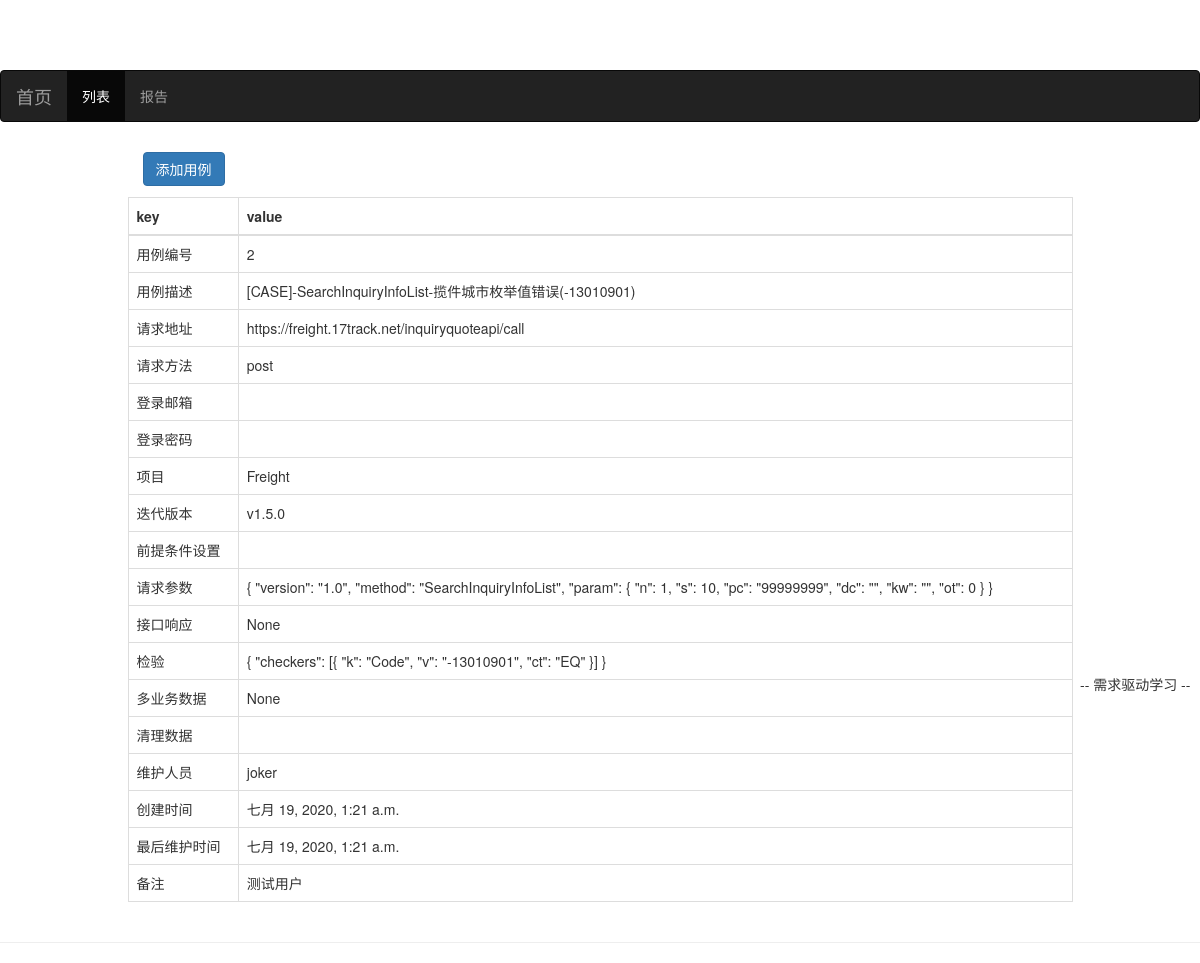
Page /testcase/2 on the earlier database version.
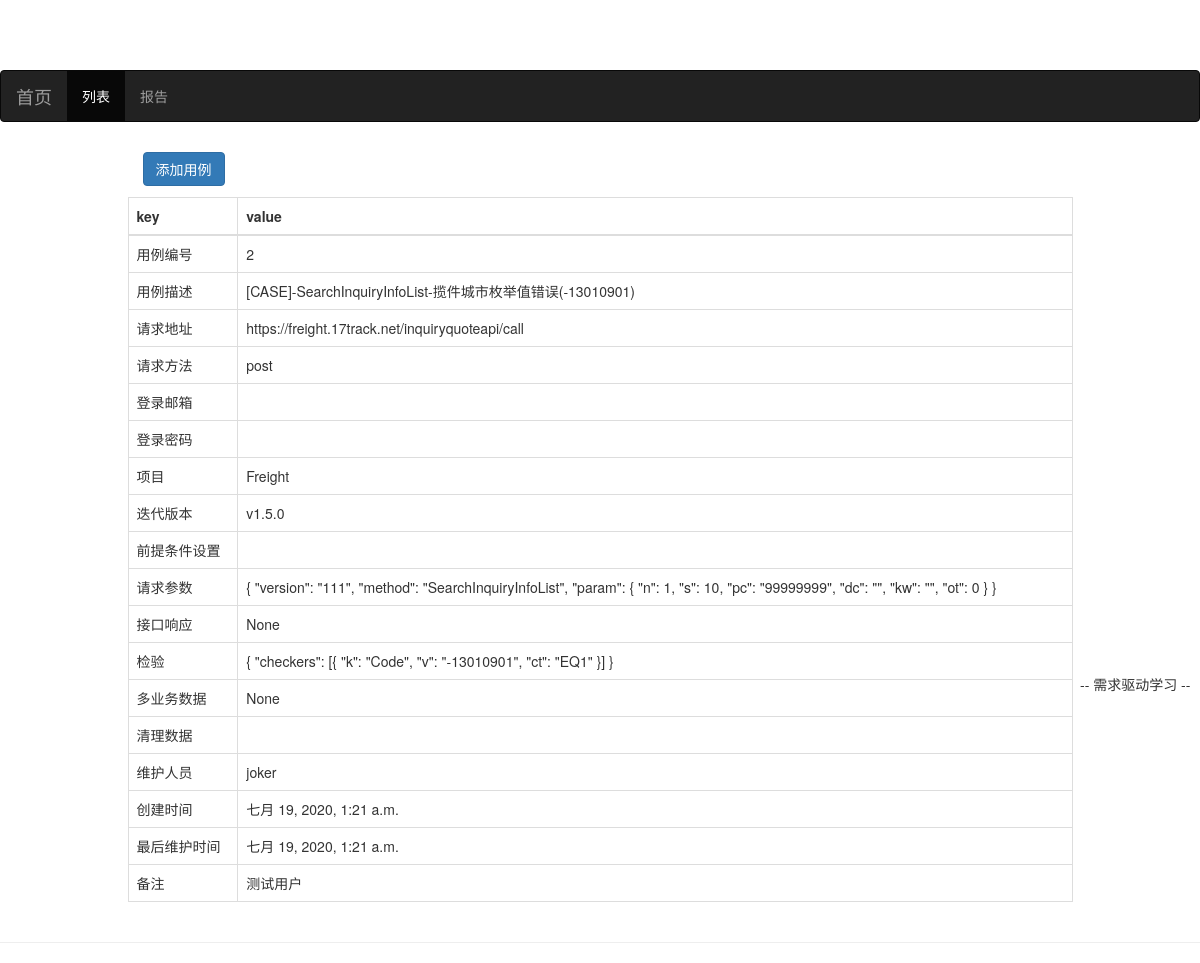
Same page on the later database version.
### tpTest/models.py (models this page shows, shortened)
class TestCaseInfo(models.Model):
    name = models.CharField(max_length=100, verbose_name='用例描述')
    url = models.CharField(max_length=100, verbose_name='请求地址')
    method = models.CharField(max_length=20, verbose_name='请求方法')
    email = models.EmailField(
        max_length=50, blank=True, null=True, verbose_name='登录邮箱')
    pw = models.CharField(max_length=20, blank=True,
                          null=True, verbose_name='登录密码')
    project = models.CharField(max_length=20, verbose_name='项目')
    iteration = models.CharField(max_length=20, verbose_name='迭代版本')
    su_env = models.TextField(max_length=200, blank=True,
                              null=True, verbose_name='前提条件设置')
    params = models.TextField(max_length=200, verbose_name='请求参数')
    ret = models.TextField(max_length=200, blank=True,
                           null=True, verbose_name='接口响应')
    checker = models.TextField(max_length=100, verbose_name='检验')
    next_step = models.TextField(max_length=100, blank=True,
                                 null=True, verbose_name='多业务数据')
    td_env = models.TextField(max_length=200, blank=True,
                              null=True, verbose_name='清理数据')
    owner = models.ForeignKey(
        User, on_delete=models.DO_NOTHING, verbose_name='维护人员')
    created_time = models.DateTimeField(
        auto_now_add=True, verbose_name='创建时间')
    last_updated_time = models.DateTimeField(
        auto_now=True, verbose_name='最后维护时间')
    remark = models.CharField(
        max_length=200, blank=True, null=True, verbose_name='备注')
    class Meta:
        verbose_name = '用例描述'
        verbose_name_plural = verbose_name

### tpTest/views.py (the view)
# urls.py: path('<int:test_case_pk>', views.test_case_detail, name='test_case_detail'),
def test_case_detail(request, test_case_pk):
    context = {}
    context['test_case'] = get_object_or_404(TestCaseInfo, pk=test_case_pk)
    return render(request, 'tpTest/test_case_detail.html', context)

### templates/tpTest/test_case_detail.html (shortened to what this page needs)
{% extends 'base.html' %}
{% load staticfiles %}
{% block header_extends %}
<link rel="stylesheet" href="{% static 'tpTest/test_case.css' %}">
{% endblock %}
{% block content %}
<div class="container">
    <div class="row">
        <div class="col-xs-10 col-xs-offset-1">
            <div class="panel-heading">
                <a href="{% url 'add_form' %}"><button type="button" class="btn btn-primary">添加用例</button></a>
            </div>
            <div>
                <table class="table table-bordered">
                    <thead>
                        <tr>
                            <th>key</th>
                            <th>value</th>
                        </tr>
                    </thead>
                    <tbody>
                        <tr>
                            <td>用例编号</td>
                            <td>{{test_case.pk}}</td>
                        </tr>
                        <tr>
                            <td>用例描述</td>
                            <td>{{test_case.name}}</td>
                        </tr>
                        <tr>
                            <td>请求地址</td>
                            <td>{{test_case.url}}</td>
                        </tr>
                        <tr>
                            <td>请求方法</td>
                            <td>{{test_case.method}}</td>
                        </tr>
                        <tr>
                            <td>登录邮箱</td>
                            <td>{{test_case.email}}</td>
                        </tr>
                        <tr>
                            <td>登录密码</td>
                            <td>{{test_case.pw}}</td>
                        </tr>
                        <tr>
                            <td>项目</td>
                            <td>{{test_case.project}}</td>
                        </tr>
                        <tr>
                            <td>迭代版本</td>
                            <td>{{test_case.iteration}}</td>
                        </tr>
                        <tr>
                            <td>前提条件设置</td>
                            <td>{{test_case.su_env}}</td>
                        </tr>
                        <tr>
                            <td>请求参数</td>
                            <td>{{test_case.params}}</td>
                        </tr>
                        <tr>
                            <td>接口响应</td>
                            <td>{{test_case.ret}}</td>
                        </tr>
                        <tr>
                            <td>检验</td>
                            <td>{{test_case.checker}}</td>
                        </tr>
                        <tr>
                            <td>多业务数据</td>
                            <td>{{test_case.next_step}}</td>
                        </tr>
                        <tr>
                            <td>清理数据</td>
                            <td>{{test_case.td_env}}</td>
                        </tr>
                        <tr>
                            <td>维护人员</td>
                            <td>{{test_case.owner}}</td>
                        </tr>
                        <tr>
                            <td>创建时间</td>
                            <td>{{test_case.created_time}}</td>
                        </tr>
                        <tr>
                            <td>最后维护时间</td>
                            <td>{{test_case.last_updated_time}}</td>
                        </tr>
                        <tr>
                            <td>备注</td>
                            <td>{{test_case.remark}}</td>
                        </tr>
                    </tbody>
                </table>
            </div>
        </div>
    </div>
</div>
{% endblock %}

Differences in the rows shown:
changed TestCaseInfo "[CASE]-SearchInquiryInfoList-揽件城市枚举值错误(-13010901)": params "{ \"version\": \"1.0\", \"method\": \"SearchInquiryInfoList\", \"param\": { \"n\": 1, \"s\": 10, \"pc\": \"99999999\", \"dc\": \"\", \"kw\": \"\", \"ot\": 0 } }" → "{ \"version\": \"111\", \"method\": \"SearchInquiryInfoList\", \"param\": { \"n\": 1, \"s\": 10, \"pc\": \"99999999\", \"dc\": \"\", \"kw\": \"\", \"ot\": 0 } }"; checker "{ \"checkers\": [{ \"k\": \"Code\", \"v\": \"-13010901\", \"ct\": \"EQ\" }] }" → "{ \"checkers\": [{ \"k\": \"Code\", \"v\": \"-13010901\", \"ct\": \"EQ1\" }] }"
